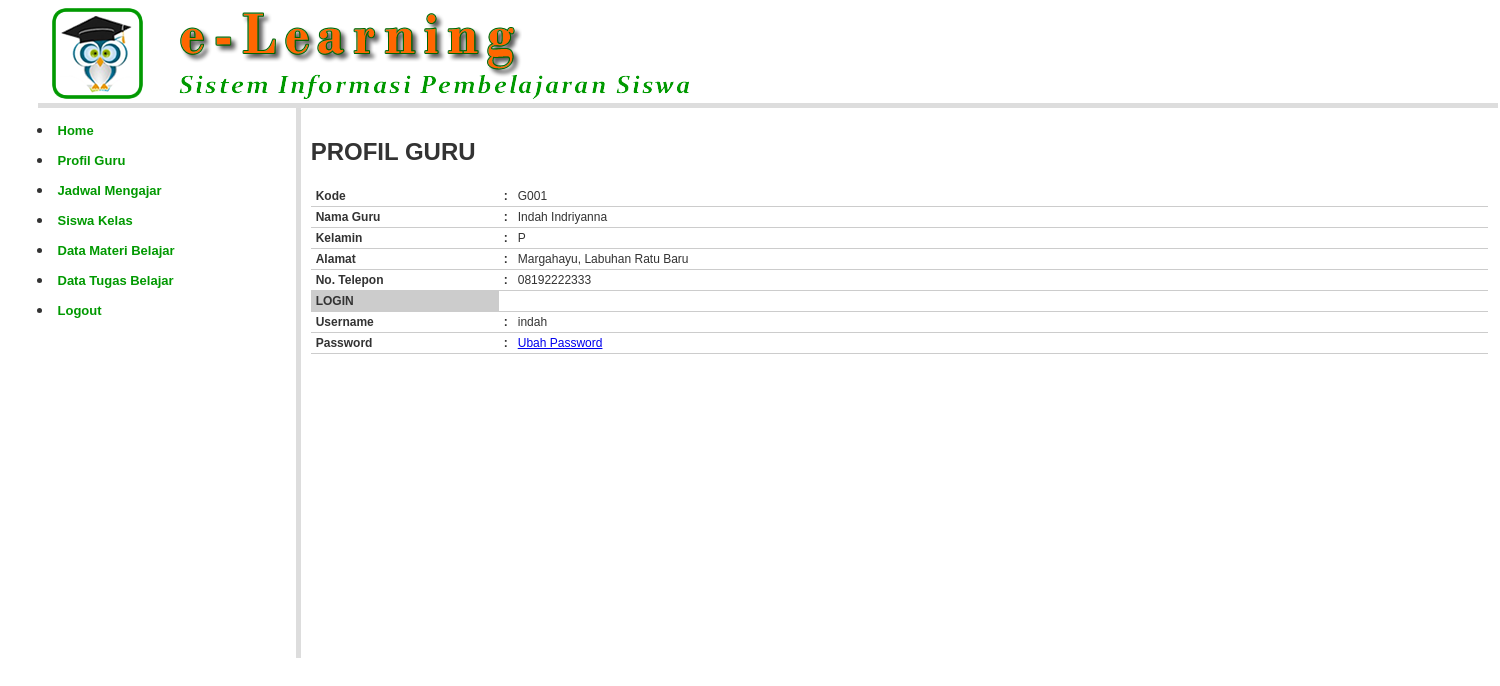
/guru/?open=Profil-Guru (signed in), run on the app's committed database.
### tables this page shows
CREATE TABLE `guru` (
  `kd_guru` char(4) NOT NULL,
  `nm_guru` varchar(100) NOT NULL,
  `kelamin` char(1) NOT NULL,
  `alamat` varchar(200) NOT NULL,
  `no_telepon` varchar(20) NOT NULL,
  `username` varchar(20) NOT NULL,
  `password` varchar(200) NOT NULL
);

### guru/profil_guru.php (the view, shortened to what this page needs)
<?php
include_once "../library/inc.connection.php";
if(isset($_SESSION['SES_GURU'])) {
	$kodeGuru	= $_SESSION['SES_GURU'];
	$mySql	= "SELECT * FROM guru WHERE kd_guru='$kodeGuru'";
	$myQry	= mysql_query($mySql, $koneksidb)  or die ("Query salah : ".mysql_error());
	$myData = mysql_fetch_array($myQry);
}
else {
	echo "Kode data tidak terbaca";
	exit;
}
?>
<html>
<head>
</head>
<body>
<h2> PROFIL GURU  </h2>
<table width="100%" cellpadding="4" cellspacing="2" class="table-list">
	<tr>
	  <td width="16%"><strong>Kode</strong></td>
	  <td width="1%"><strong>:</strong></td>
	  <td width="84%"><?php echo $myData['kd_guru']; ?></td>
	</tr>
	<tr>
	  <td><strong>Nama Guru </strong></td>
      <td><strong>:</strong></td>
	  <td><?php echo $myData['nm_guru']; ?></td>
  </tr>
	<tr>
	  <td><strong>Kelamin</strong></td>
      <td><b>:</b></td>
	  <td><?php echo $myData['kelamin']; ?></td>
    </tr>
	<tr>
	  <td><strong>Alamat</strong></td>
      <td><strong>:</strong></td>
	  <td><?php echo $myData['alamat'];  ?> </td>
    </tr>
	<tr>
	  <td><strong>No. Telepon</strong></td>
      <td><strong>:</strong></td>
	  <td><?php echo $myData['no_telepon']; ?></td>
	</tr>
	<tr>
	  <td bgcolor="#CCCCCC"><strong>LOGIN</strong></td>
	  <td>&nbsp;</td>
	  <td>&nbsp;</td>
  </tr>
	<tr>
	  <td><strong>Username</strong></td>
	  <td><strong>:</strong></td>
	  <td><?php echo $myData['username']; ?></td>
  </tr>
	<tr>
	  <td><strong>Password</strong></td>
	  <td><strong>:</strong></td>
	  <td><a href="?open=Password-Ubah" target="_self">Ubah Password </a></td>
  </tr>
</table>
</body>
</html>

### styles/style.css (style rules this page uses)
body { margin:0px auto 0px; padding:3px; font-family:"Arial"; font-size:12px; color:#333; width:95%; background-position:top; background-color:#fff; }
.table-main td { color: #333; border-collapse: collapse; vertical-align: center; padding: 0px; border:none; }
.table-list { clear: both; text-align: left; border-collapse: collapse; margin: 0px 0px 10px 0px; background:#fff; }
.table-list td { color: #333; font-size:12px; border-color: #fff; border-collapse: collapse; vertical-align: center; padding: 3px 5px; border-bottom:1px #CCCCCC solid; }

### data on the page
guru: kd_guru "G001", nm_guru "Indah Indriyanna", kelamin "P", alamat "Margahayu, Labuhan Ratu Baru", no_telepon "08192222333", username "indah"
